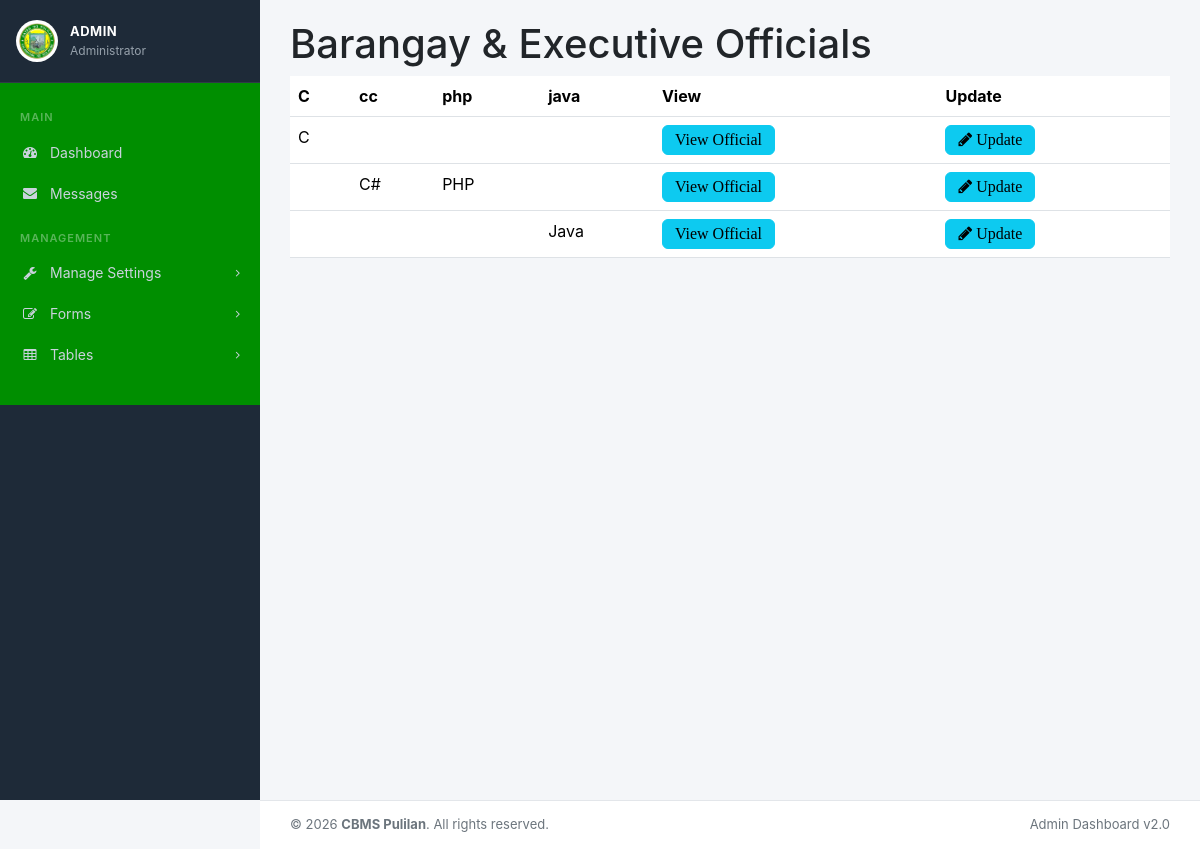
The page /b.php (signed in) on the database its author committed.
### tables this page shows
CREATE TABLE IF NOT EXISTS `check_tbl` (
  `user_id` int NOT NULL AUTO_INCREMENT,
  `c` varchar(50) NOT NULL,
  `cc` varchar(50) NOT NULL,
  `php` varchar(50) NOT NULL,
  `java` varchar(50) NOT NULL,
  `visibility` tinyint(1) NOT NULL DEFAULT '0',
  PRIMARY KEY (`user_id`)
);

### b.php (the view, shortened to what this page needs)
<?php include('../pulilan/adminnav.php'); ?>
            <div class="row">
                <div class="col-lg-12">
                    <h1 class="page-header">Barangay & Executive Officials</h1>
                </div>
            </div>
<div class="panel card-header">
  <table class="table table-responsive table-hover">
    <thead>
        <tr class="table-bordered">
            <th> C</th>
            <th>cc</th>
            <th>php</th>
            <th>java</th>
            <th class="warning">View</th>
            <th class="info">Update </th>
        </tr>
    </thead>
            <?php  $results = mysqli_query($connection, "SELECT * FROM check_tbl where visibility = 1");
                while ($row = mysqli_fetch_assoc($results)):
            ?>
        <tr>
            <td><?php echo $row['c']; ?></td>
            <td><?php echo $row['cc']; ?></td>
            <td><?php echo $row['php'] ?></td>
            <td><?php echo $row['java'] ?></td>
            <td>
                <a href="viewofficial.php?user_id=<?php echo $row['user_id'];?>" class="btn btn-outline btn-info fa fa-profile"> View Official</a>
            </td>
            <td>
                <a href="updatebrgygrid.php?user_id=<?php echo $row['user_id'];?>" class="btn btn-outline btn-info fa fa-pencil"> Update</a>
            </td>
        </tr>
<?php endwhile;?>
 </table>
</div>

### assets/css/admin-layout.css (style rules this page uses)
:root { --sidebar-width: 260px; --sidebar-bg: #1e2a38; --sidebar-bg-active: #2b3a4d; --sidebar-accent: #0d6efd; --sidebar-text: #c9d3dc; --sidebar-text-active: #ffffff; }
* { box-sizing: border-box; }
body { background-color: #f4f6f9; margin: 0; font-family: -apple-system, BlinkMacSystemFont, "Segoe UI", Roboto, Arial, sans-serif; }

### rows shown on the page
check_tbl: c "C"
check_tbl: cc "C#", php "PHP"
check_tbl: java "Java"

### other values the page prints
$_SESSION['username'] "ADMIN"
